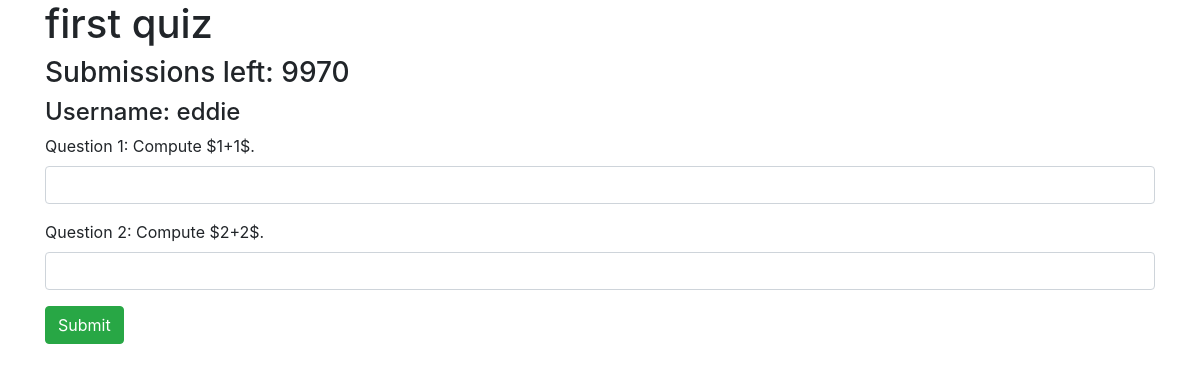
Screenshot of /quiz/1/ (signed in) with the database file from the repository.
### quiz/models.py (models this page shows, shortened)
class Quiz(models.Model):
    name = models.CharField(max_length=1000)
    max_subs = models.IntegerField(default = 99999)
    @property
    def quiz_length(self):
        return Question.objects.filter(quiz = self).count()

class Question(models.Model):
    quiz = models.ForeignKey(Quiz, on_delete = models.CASCADE, default = 0)
    question_statement = models.CharField(max_length=200)
    answer = models.IntegerField(default=0) # Maybe change to string?
    solution = models.CharField(max_length=1000, default = "solution !")

### quiz/views.py (the view, shortened to what this page needs)
# urls.py: path('<int:quiz_id>/', views.quiz_details, name = 'quiz_details'),
def quiz_details(request, quiz_id):
    quiz = get_object_or_404(Quiz, pk = quiz_id)
    past_subs = Submission.objects.filter(user = request.user, question__quiz__id = quiz_id)
    subs_left = quiz.max_subs - past_subs.count() // quiz.quiz_length
    print(quiz.quiz_length)
    print("BAH", subs_left)
    if request.method == "POST":
        validSubmission = True
        for q in quiz.question_set.all():
            if request.POST['answer' + str(q.id)] == "":
                validSubmission = False
        if validSubmission:
            for q in quiz.question_set.all():
                print("LSDKFJSLKJDF" + str(q.id))
                username = request.POST['userSubmitting']
                print("username is: " + username)
                user = User.objects.filter(username = username)[0]
                newSub = Submission(
                    user = user,
                    sub_time = timezone.now(),
                    question = q,
                    sub_answer = request.POST["answer" + str(q.id)],
                )
                newSub.save()
            return HttpResponseRedirect(reverse('quiz:results', args=(quiz_id,)))
    else:
        context = {
            'curr_quiz': quiz,
            'subs_left': subs_left,
            'user': request.user,
            'validSubmission': False,
        }
        return render(request, 'quiz/questions.html', context)

### quiz/templates/quiz/questions.html (shortened to what this page needs)
<!DOCTYPE html>
<html>
  <head>
        <link rel="stylesheet" href="https://maxcdn.bootstrapcdn.com/bootstrap/4.4.1/css/bootstrap.min.css" />
  </head>
  <body>
    <div class = "container">
      <h1>{{curr_quiz.name}}</h1>
      <h3>Submissions left: {{ subs_left }}</h3>
      <h4>Username: {{user.username}}</h4>
      {% if subs_left > 0 %}
        <form method = "POST">
          {% for question in curr_quiz.question_set.all %}
            <div class = "form-group">
              <label for = "question">
                Question {{ forloop.counter }}: <span class="math display">{{question.question_statement}}</span>
              </label>
              <input type = "text" name = "answer{{question.id}}" class = "form-control">
            </div>
          {% endfor %}
          <button type = "submit" class = "btn btn-success">Submit</button>
        </form>
      {% else %}
        You are not allowed to submit to this quiz.
      {% endif %}
    </div>
  </body>
</html>

### rows the page displays
Quiz: name "first quiz"
Question: question_statement "Compute $1+1$."
Question: question_statement "Compute $2+2$."

### other values shown
{{ subs_left }} "9970"
{{ user.username }} "eddie"
